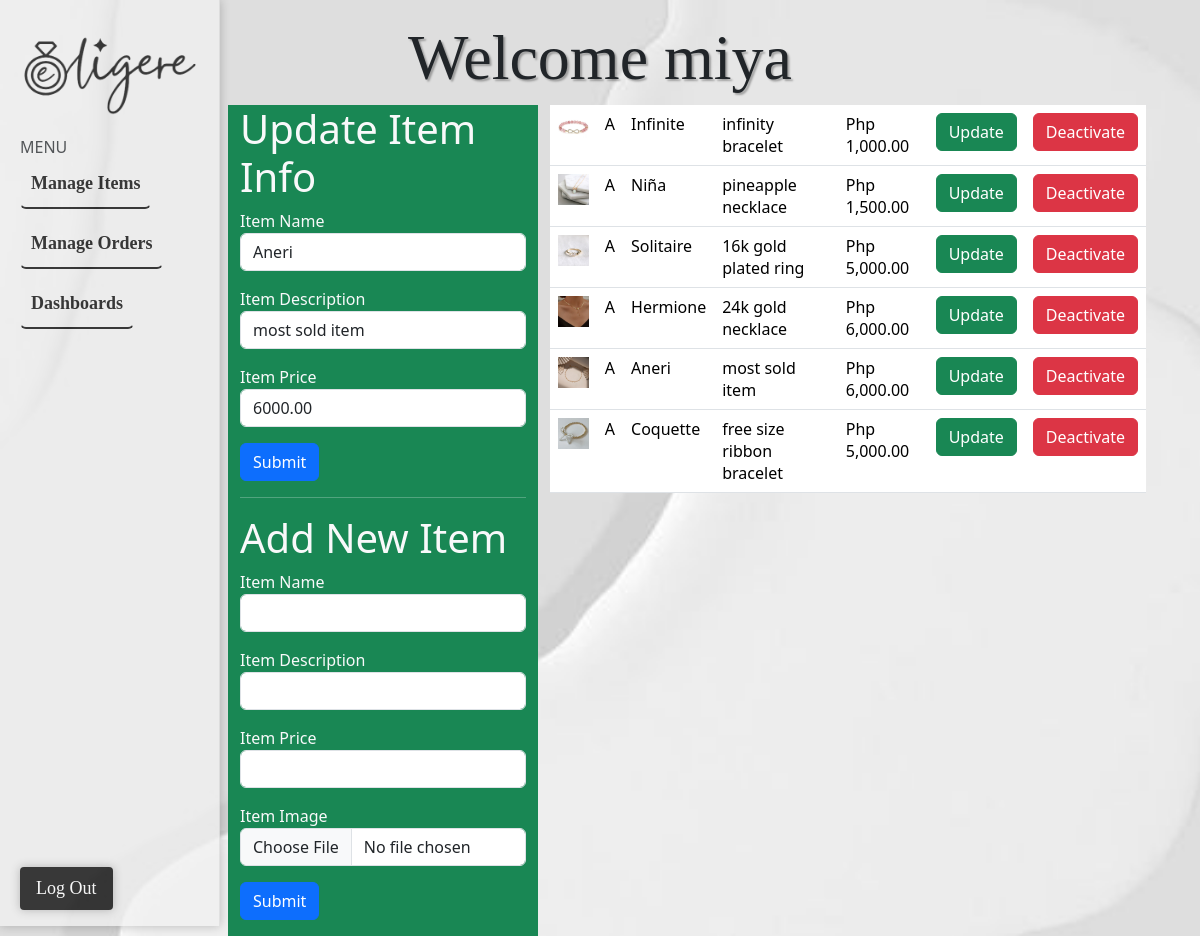
Page /eligere_ecommerce/admin.php?manageitems&update_item=11 (signed in) on the committed database.
### tables this page shows
CREATE TABLE `items` (
  `items_id` int(11) NOT NULL,
  `item_img` varchar(255) DEFAULT NULL,
  `item_name` varchar(55) NOT NULL,
  `item_desc` text NOT NULL,
  `item_price` decimal(7,2) NOT NULL,
  `item_status` char(1) NOT NULL DEFAULT 'A'
);

### eligere_ecommerce/admin.php (the view, shortened to what this page needs)
<html>
<?php include_once "database.php";
    ?>
   <head>
    <link rel="stylesheet" href="css/bootstrap.css">
</head>
<body>
   <div class="container">
        <div class="header-center">
                <h5 class="display-3">
                 Welcome <?php echo $_SESSION['username']; ?>
                </h5>
                </div>
            <aside class="sidebar">
              <div class="logo">
                    <img src="./images/logo.png" width="180px" height="80px" style="margin-left: 0;">
              </div>
                   MENU
       <ul>
        <li><a href="?manageitems" class="btn btn-link menu-item">Manage Items</a></li>
        <li><a href="?manageorder" class="btn btn-link menu-item">Manage Orders</a></li>
         <li><a href="?dashboard" class="btn btn-link menu-item">Dashboards</a></li>
    </ul>
   <div class="sidebar-footer position-absolute w-99 bottom-0">
                <p class="logout-button" onclick="return confirm('Are you sure you want to log out?')">
                  <a href="?logout" type="button">Log Out</a>
                </p>
                </div>
                </aside>
                <div class="col-15 offset-2 main-content">
   <div class="container">
      <?php if(isset($_GET['manageitems'])) { ?>
       <div class="row">
           <div class="col-4 bg-success text-light">
             <?php
               if(isset($_GET['update_item'])){
                   $item_id = $_GET['update_item'];
                   $sql_get_item_info = "SELECT * FROM `items`
                                          WHERE items_id = '$item_id'";
                   $result = mysqli_query($conn, $sql_get_item_info);
                   $data_row = mysqli_fetch_assoc($result);
                   ?>
                  <h3 class="display-6">Update Item Info</h3>
                  <form action="process_update_item.php" method="POST">
                    <label for="">Item Name</label>
                     <input value="<?php echo $data_row['item_name'];?>" type="text" name="u_item_name" class="form-control mb-3">
                    <label for="">Item Description</label>
                     <input value="<?php echo $data_row['item_desc'];?>" type="text" name="u_item_desc" class="form-control mb-3">
                    <label for="">Item Price</label>
                     <input value="<?php echo $data_row['item_price'];?>" type="text" name="u_item_price" class="form-control mb-3">
                       <input type="submit" class="btn btn-primary">
                   </form>
                   <?php
               }
               ?>
             <hr>
              <h3 class="display-6">Add New Item</h3>
               <form action="process_new_item.php" method="POST" enctype="multipart/form-data">
                  <label for="">Item Name</label>
                   <input type="text" name="f_item_name" class="form-control mb-3">
                  <label for="">Item Description</label>
                   <input type="text" name="f_item_desc" class="form-control mb-3">
                  <label for="">Item Price</label>
                   <input type="text" name="f_item_price" class="form-control mb-3">
                  <label for="">Item Image</label>
                      <input type="file" class="form-control mb-3" name="f_item_img">
                  <input type="submit" class="btn btn-primary">
               </form>
           </div>
           <div class="col-8">
               <?php
               $sql_get_items = "SELECT * FROM `items` WHERE `item_status`='A' order by items_id DESC";
               $get_result = mysqli_query($conn, $sql_get_items); ?>
               <table class="table">
                   <?php
                       while ( $row = mysqli_fetch_assoc($get_result) ){ ?>
                        <tr>
                            <td> <img src="./images/<?php echo $row['item_img'];?>" alt="" class="img-fluid" width="100px"> </td>
                            <td><?php echo $row['item_status'];?></td>
                            <td><?php echo $row['item_name'];?></td>
                            <td><?php echo $row['item_desc'];?></td>
                            <td><?php echo "Php " . number_format($row['item_price'],2);?></td>
                            <td> <a href="admin.php?manageitems&update_item=<?php echo $row['items_id'];?>" class="btn btn-success">Update</a> </td>
                            <td> <a href="admin.php?manageitems&deactivate_item=<?php echo $row['items_id'];?>" class="btn btn-danger">Deactivate</a> </td>
                        </tr>
                       <?php }
                   ?>
               </table>
           </div>
       </div>
       <?php } ?>
   </div>
    </div>
    </div>
</body>
</html>

### eligere_ecommerce/admin.php (style rules this page uses)
body { background:url('./images/bg1.jpg'); background-repeat: no-repeat; background-size: cover; background-position: 88%; }
.btn-link { color: black; text-decoration: none; font-weight: bold; font-family: 'Georgia' , serif; }
.header-center { text-align: center; }
.display-3 { margin-top: 20px; font-family: 'Lucida Handwriting', cursive; text-shadow: 2px 2px 2px rgba(0, 0, 0, 0.3); }
.sidebar { background-color: #f0f0f0; opacity: 0.75; padding: 20px; border-right: 1px solid #ddd; position: fixed; top: 0; left: 0; bottom: 10; width: 220px; overflow-y: auto; box-shadow: 0 0 10px rgba(0, 0, 0, 0.3); }
.logo { margin-bottom: 20px; }
.logo img { display: block; margin: 15px; }
.sidebar ul { list-style: none; padding: 0; margin: 0; }
.sidebar li { margin-bottom: 10px; }
.sidebar a { text-decoration: none; color: #000000; font-size: 18px; }
.menu-item { font-size: 20px; padding: 10px; border-bottom: 10px solid #999; }
.menu-item:last-child { border-bottom: 2px solid; }
.logout-button { width: 100%; margin-top: 1.5rem; background-color: #000000; color: #3c7a8c; border-color: #2e6da4; padding: 0.5rem 1rem; border-radius: 0.25rem; transition: background-color 0.2s ease; box-shadow: 0 0 10px rgba(0, 0, 0, 0.3); font-family: 'Georgia' , serif; }
.logout-button a { color: #fff; text-decoration: none; }

### rows in the picture
items: u_item_name "Aneri", u_item_desc "most sold item", u_item_price "6000.00", item_img (picture), item_status "A", item_name "Aneri", item_desc "most sold item", item_price "6,000.00"
items: item_img (picture), item_status "A", item_name "Infinite", item_desc "infinity bracelet", item_price "1,000.00"
items: item_img (picture), item_status "A", item_name "Niña", item_desc "pineapple necklace", item_price "1,500.00"
items: item_img (picture), item_status "A", item_name "Solitaire", item_desc "16k gold plated ring", item_price "5,000.00"
items: item_img (picture), item_status "A", item_name "Hermione", item_desc "24k gold necklace", item_price "6,000.00"
items: item_img (picture), item_status "A", item_name "Coquette", item_desc "free size ribbon bracelet", item_price "5,000.00"

### other values in the picture
$_SESSION['username'] "miya"
